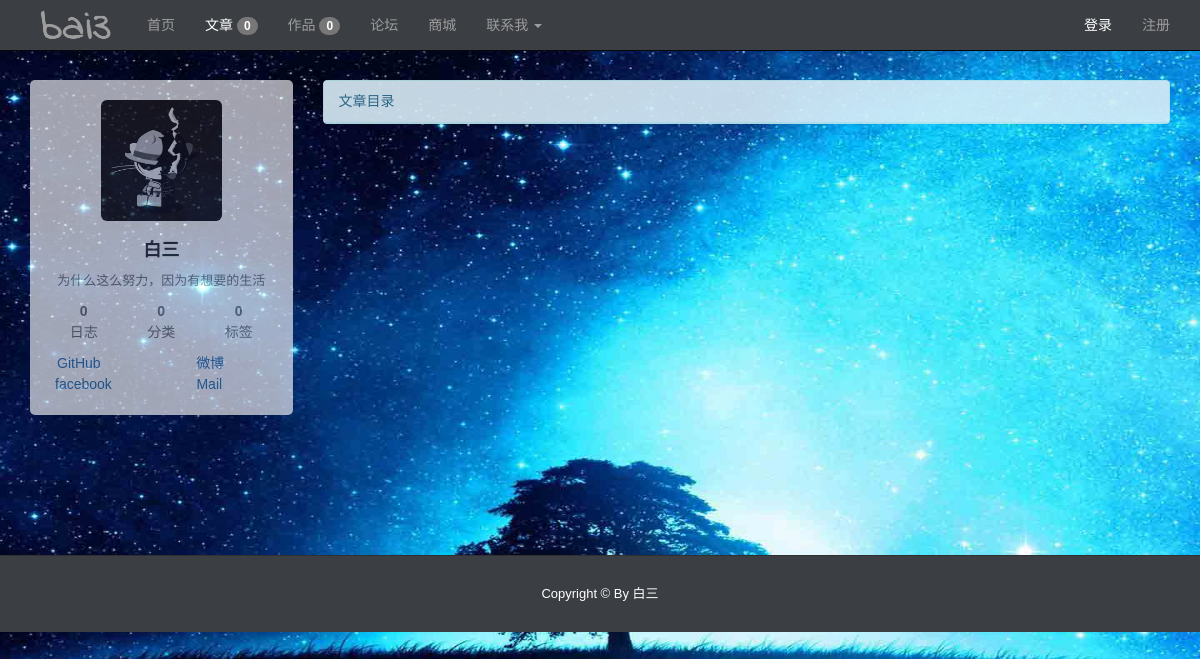
Before: /articlesList with the older database file.
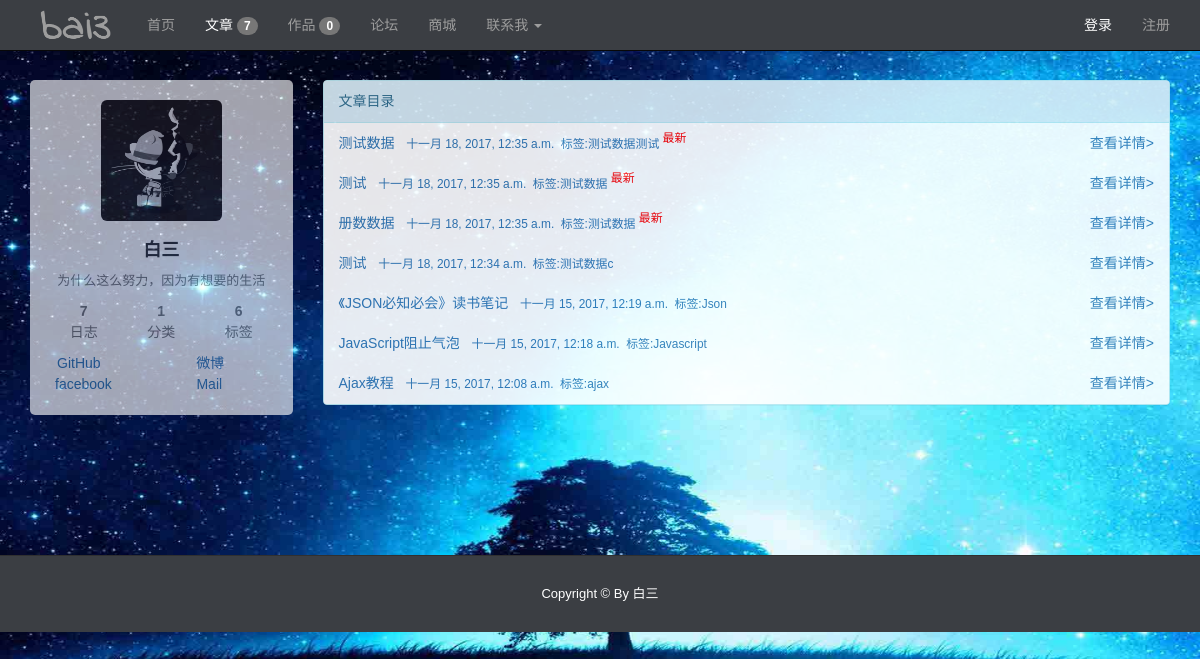
After: the same page with the newer database file.
### index/models.py (models this page shows, shortened)
class Article(models.Model):
    title = models.CharField(max_length=100, verbose_name="文章标题")
    type = models.CharField(max_length=20, default='note', verbose_name="文章类别")
    tag = models.CharField(max_length=100, verbose_name="文章标签")
    pub_time = models.DateTimeField(default=timezone.now, verbose_name="文章创建时间")
    body = models.TextField(verbose_name="文章内容")
    class Meta:
        ordering = ('-pub_time',)

### index/views.py (the view)
# urls.py: url(r'^articlesList$', allarticles),
def allarticles(request):
    total = common()
    tempalte = get_template('index/articlesList.html')
    articles = Article.objects.all()
    paginator = Paginator(articles, 10)
    page = request.GET.get('page')
    light = 2
    try:
        articles = paginator.page(page)
    except PageNotAnInteger:
        articles = paginator.page(1)
    except EmptyPage:
        articles = paginator.page(paginator.num_pages)
    html = tempalte.render(locals())
    return HttpResponse(html)

### index/views.py (called while the page is built)
def common():
    work_total = Work.objects.count()
    amount = Article.objects.count()
    tag_amount = Article.objects.values('tag').distinct().count()
    type_amount = Article.objects.values('type').distinct().count()
    return work_total, amount, tag_amount, type_amount

### index/templates/index/articlesList.html (shortened to what this page needs)
{% extends 'index/base.html' %}
{%  block content %}
    {% block aside %}{% include 'index/aside.html' %}{% endblock %}
    {% block main %}
        <main  class="col-md-9" >
            <div class="panel panel-info">
                <div class="panel-heading">文章目录</div>
                <ul class="list-group">
                    {% for article in articles %}
                    <li class="list-group-item" style="border: none">
                        <div class="row">
                            <div class="col-md-10">
                                <a href="/article/{{ article.id }}" style="text-decoration: none">
                                    {{ article.title }}&nbsp;&nbsp;
                                    <small>
                                        {{ article.pub_time }}&nbsp;
                                        标签:{{ article.tag }}
                                    </small>
                                    {% if forloop.counter < 4 %}
                                        <sup class="small" style="color: red">
                                        最新
                                        </sup>
                                    {% endif %}
                                </a>
                            </div>
                            <div class="col-md-2 text-right">
                                <a  style="text-decoration: none" href="/article/{{ article.id }}">查看详情></a>
                            </div>
                        </div>
                    </li>
                    {% endfor %}
                </ul>
            </div>
        </main>
    {% endblock %}
{% endblock %}

Changed rows visible on the page:
added Article: title "测试数据", pub_time "十一月 18, 2017, 12:35 a.m.", tag "测试数据测试", shows "最新"
added Article: title "测试", pub_time "十一月 18, 2017, 12:35 a.m.", tag "测试数据", shows "最新"
added Article: title "册数数据", pub_time "十一月 18, 2017, 12:35 a.m.", tag "测试数据", shows "最新"
added Article: title "测试", pub_time "十一月 18, 2017, 12:34 a.m.", tag "测试数据c"
added Article: title "《JSON必知必会》读书笔记", pub_time "十一月 15, 2017, 12:19 a.m.", tag "Json"
added Article: title "JavaScript阻止气泡", pub_time "十一月 15, 2017, 12:18 a.m.", tag "Javascript"
added Article: title "Ajax教程", pub_time "十一月 15, 2017, 12:08 a.m.", tag "ajax"
Other visible differences:
{{ total.1 }}: "0" → "7"
{{ total.3 }}: "0" → "1"
{{ total.2 }}: "0" → "6"
